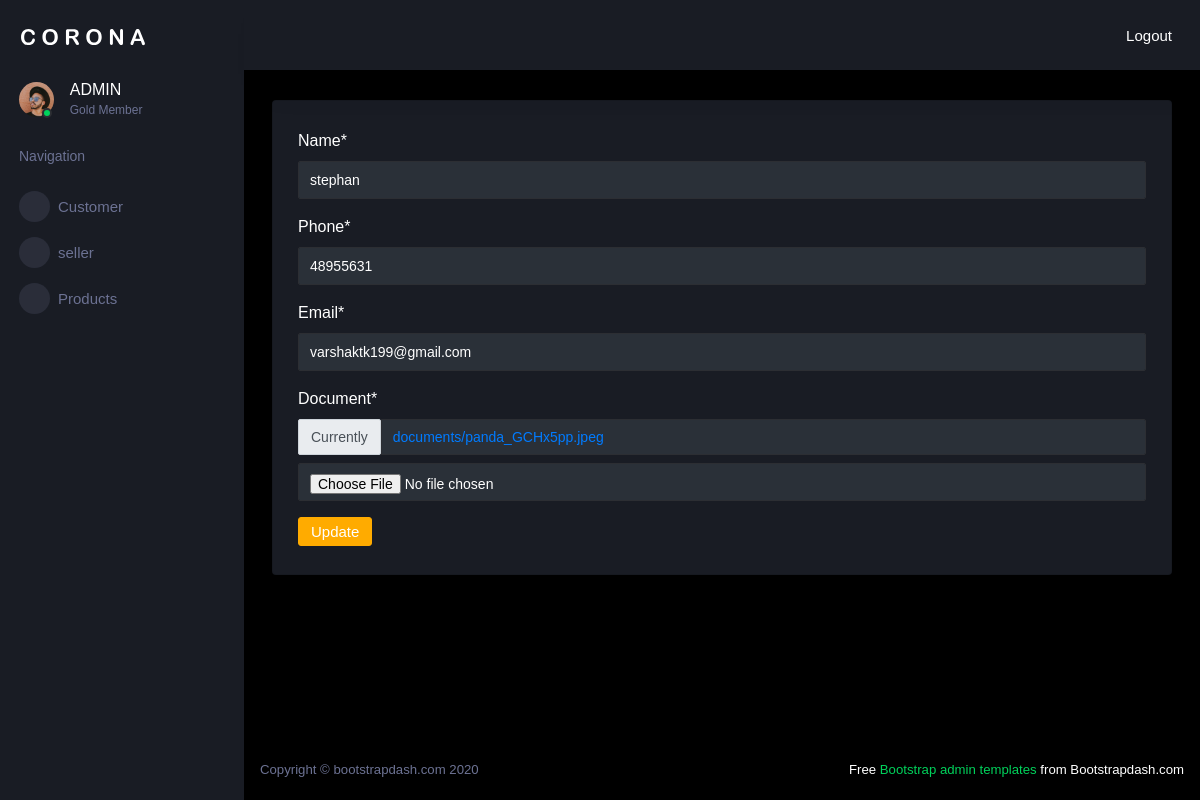
The page /seller_update/1/ (signed in) on the database its author committed.
### e_app/models.py (models this page shows)
class Seller(models.Model):
    user = models.ForeignKey(Login_view, on_delete=models.CASCADE, related_name='seller')
    name = models.CharField(max_length=20)
    phone = models.IntegerField()
    email = models.EmailField()
    document = models.FileField(upload_to='documents/')

### e_app/admin_views.py (the view)
# urls.py: path('seller_update/<int:id>/',admin_views.seller_update,name='seller_update'),
@login_required(login_url='login_view')
def seller_update(request,id):
    data=Seller.objects.get(id=id)
    form=SellerForm(instance=data)
    if request.method=='POST':
        updated_data=SellerForm(request.POST,request.FILES,instance = data)
        updated_data.is_valid()
        updated_data.save()
        return redirect('admin_sellerview')
    return render(request,'Admin/admin_sellerupdate.html',{'form':form})

### e_app/forms.py
class SellerForm(forms.ModelForm):
    class Meta:
        model=Seller
        fields = '__all__'
        exclude = ('user',)

### templates/Admin/admin_sellerupdate.html (shortened to what this page needs)
{% extends 'Admin/admin_base.html' %}
{%load crispy_forms_tags %}
{% block content %}
<form method="POST" enctype="multipart/form-data">
   {{form|crispy}}
    <button type="submit" class="btn btn-warning">Update</button>
</form>
{% endblock %}

### rows shown on the page
Seller: name "stephan", phone "48955631", email "varshaktk199@gmail.com"
